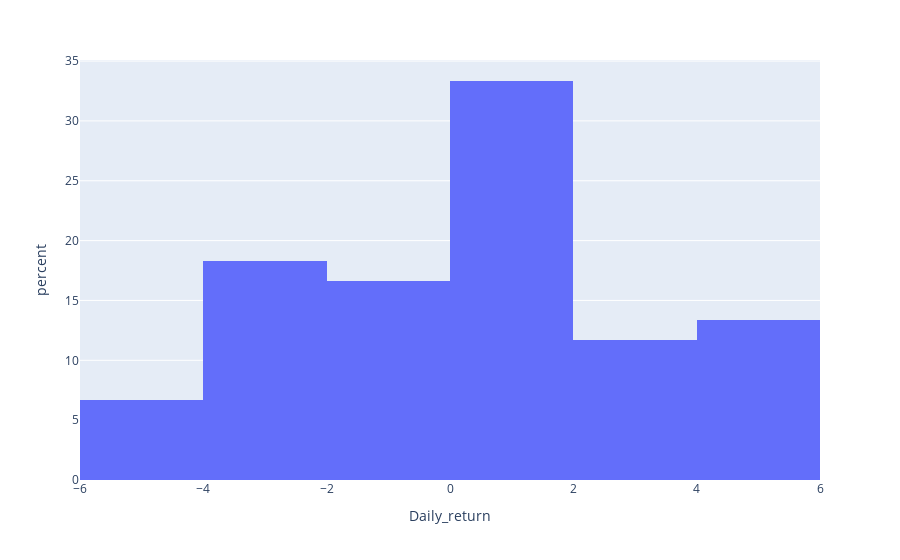

Write notebook code for a chart like this one.
### Code cell
dfig = go.Figure()
px.histogram(df.head(60), x="Daily_return",histnorm='percent')

### Figure 1 — Plotly figure (JSON) as saved in the notebook; plotly's stock layout.template omitted (floating-point values rounded to 4 significant figures)
{"data": [{"alignmentgroup": "True", "bingroup": "x", "histnorm": "percent", "hovertemplate": "Daily_return=%{x}<br>percent=%{y}<extra></extra>", "legendgroup": "", "marker": {"color": "#636efa", "pattern": {"shape": ""}}, "name": "", "offsetgroup": "", "orientation": "v", "showlegend": false, "type": "histogram", "x": [-0.8065, 0, -2.439, -5.0, -2.632, -4.505, 4.717, 0, -4.505, -2.83, 0, 4.855, 4.63, -0.885, 1.786, 4.386, -3.361, -2.609, 3.572, 0.8621, 4.274, 4.918, 3.125, 3.03, -4.412, -1.539, -3.906, 2.439, -1.587, -1.613, -3.279, 2.542, -0.8265, -2.5, 0, 1.709, 4.202, -3.226, -1.667, 1.695, 4.167, 2.4, 0.7813, 0, -2.326, 0, 0, 1.587, 0, 0.7813, -0.7752, -3.125, 0, -0.8065, -1.626, 1.653, 2.439, 1.587, 0, 0.7813], "xaxis": "x", "yaxis": "y"}], "layout": {"barmode": "relative", "legend": {"tracegroupgap": 0}, "margin": {"t": 60}, "xaxis": {"anchor": "y", "domain": [0, 1], "title": {"text": "Daily_return"}}, "yaxis": {"anchor": "x", "domain": [0, 1], "title": {"text": "percent"}}}}
